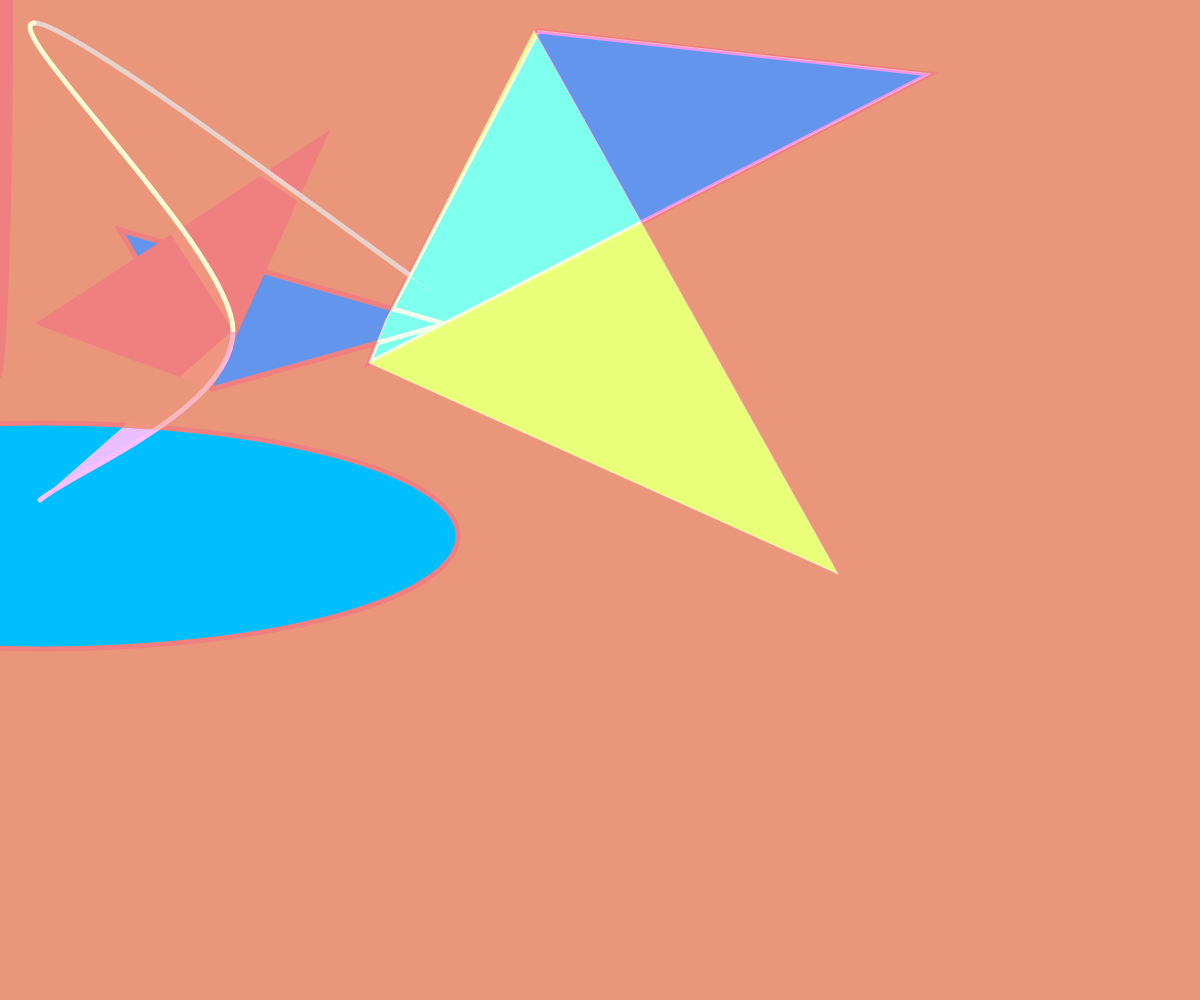
Frame 1 (no input)
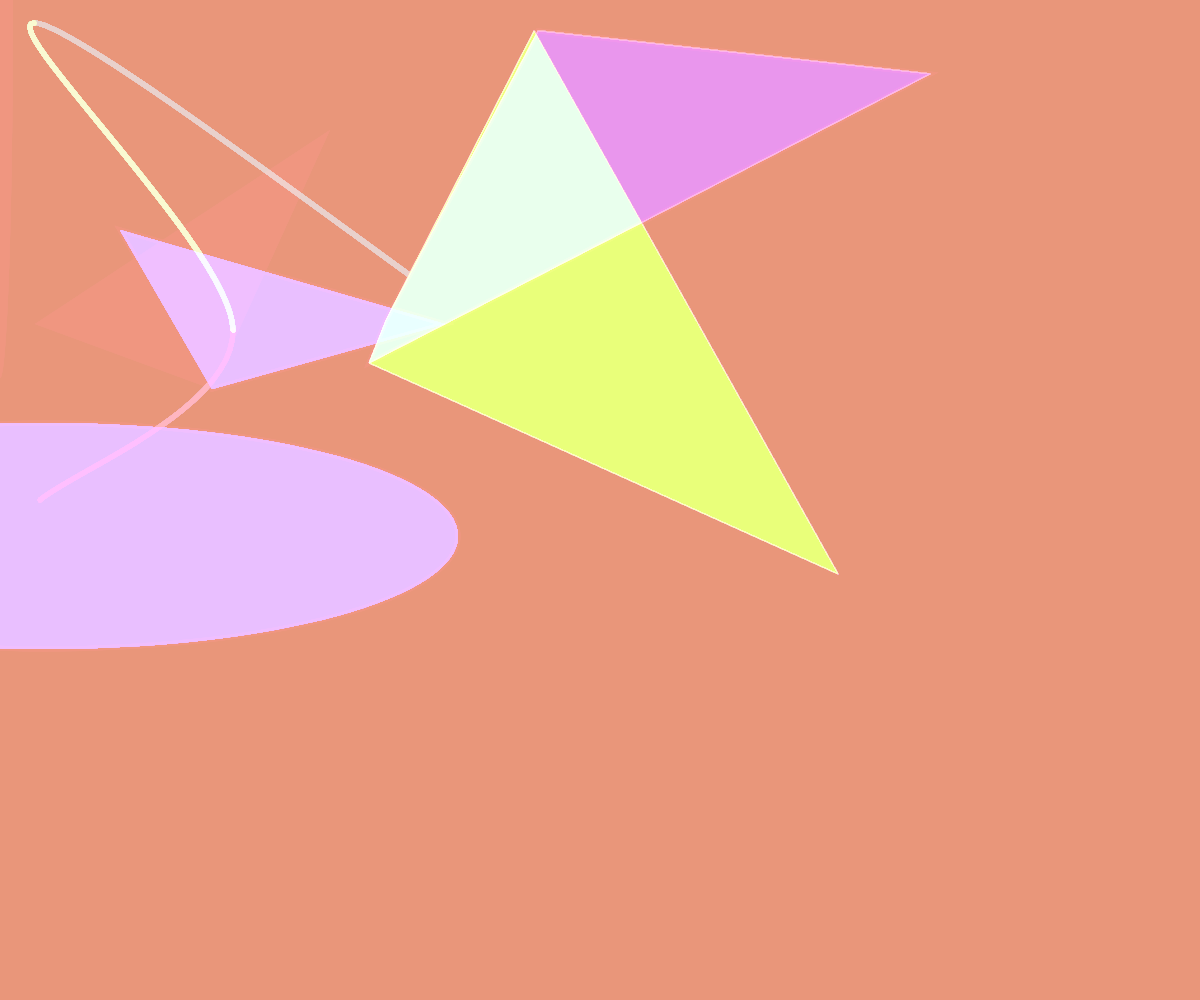
Frame 60 (no input)
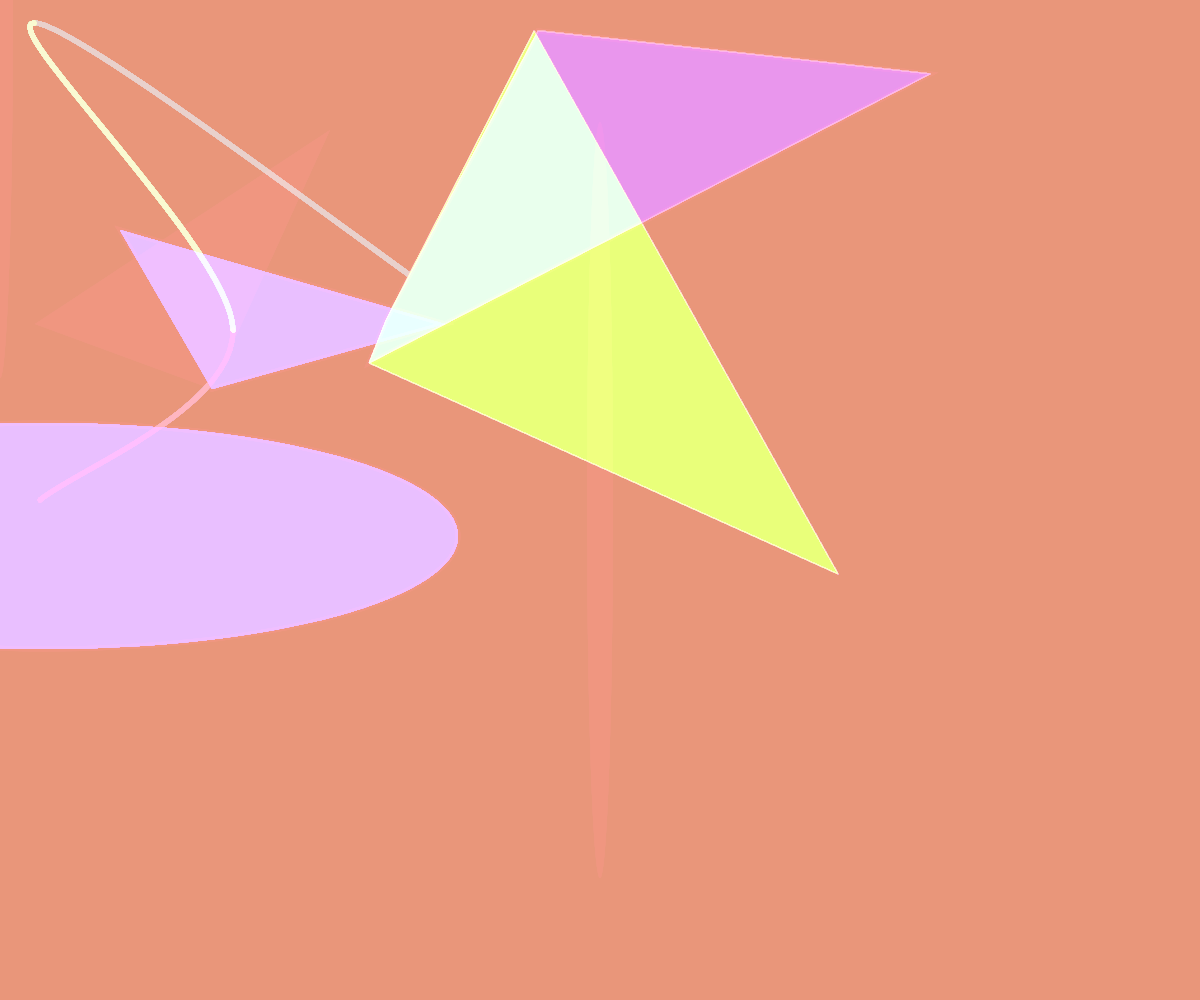
Frame 120 (the mouse pressed at the canvas centre since frame 60)

The p5.js sketch that drew these frames (run headless with seeded random() and noise() and a simulated clock; from frame 60 on, the mouse is pressed at the canvas centre):

// p5.js sketch
// ── sketch.js
//function setup(){
    //creatCanvas(windowWidth, windowWeight);
//}

//function draw() {

	// place your drawing code here
//	background("grey")
//fill(0,233,56);
	//noFill();
//	triangle(40,40,100,100,20,120);
//	fill(120,34,25);
//	stroke("green");
	//line(0,0,width/2,height/2);
	//noFill();
	//strokeWeight(10);
//	ellipse(100,100,40,40);
    //point(200,100);
   // fill(120,34,234);
   // rect(200,200,70,70,20);
   // quad(100,100,150,170,200,270,120,180);
//}

function setup() {
    
    createCanvas(windowWidth, windowHeight);
}

function draw() {
  
  cursor(CROSS);
  
    background("#E9967A");
    fill("#00BFFF");
    strokeWeight(10);
    strokeWeight(5);
    stroke("#F08080");
    ellipse(45, 536, 826, 226);
    triangle(120,230,445,324,212,389);
    fill("#6495ED")
quad(538, 31, 386, 320, 369, 363, 930, 74);
    triangle(120,230,445,324,212,389);
    noStroke();
    fill("#F08080");
    ellipse(mouseX,mouseY,26,756);
   triangle(330,130,35,324,212,389);
   blendMode(LIGHTEST);
  p1 = {x: 457, y: 309}, p2 = {x: 34, y: 23}
p3 = {x: 233, y: 330}, p4 = {x: 40, y: 500}
fill("#E9967A");
stroke("#48D1CC");
curve(p1.x, p1.y, p1.x, p1.y, p2.x, p2.y, p3.x, p3.y);
stroke("#FAFAD2");
curve(p1.x, p1.y, p2.x, p2.y, p3.x, p3.y, p4.x, p4.y);
stroke("#FFB6C1");
curve(p2.x, p2.y, p3.x, p3.y, p4.x, p4.y, p4.x, p4.y);

fill("#7FFF00");
strokeWeight(1)
quad(534, 31, 386, 320, 369, 363, 838, 574);
fill("#6495ED")
quad(538, 31, 386, 320, 369, 363, 930, 74);


}
